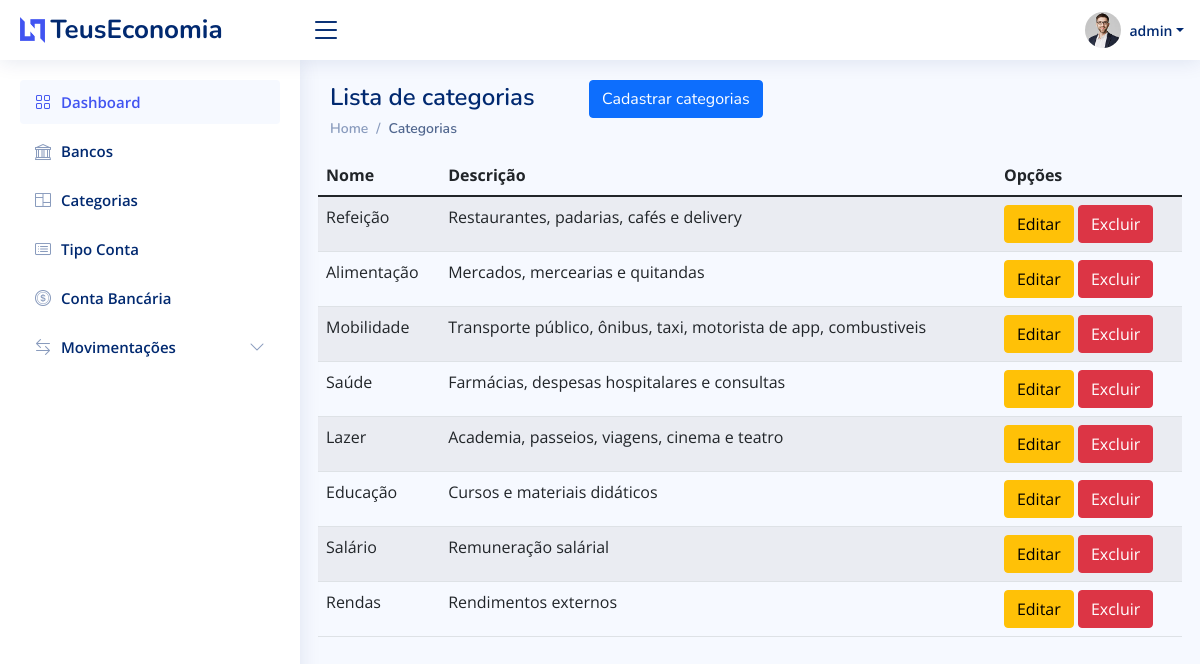
/listar/categorias/ (signed in), run on an earlier commit of the app's database.
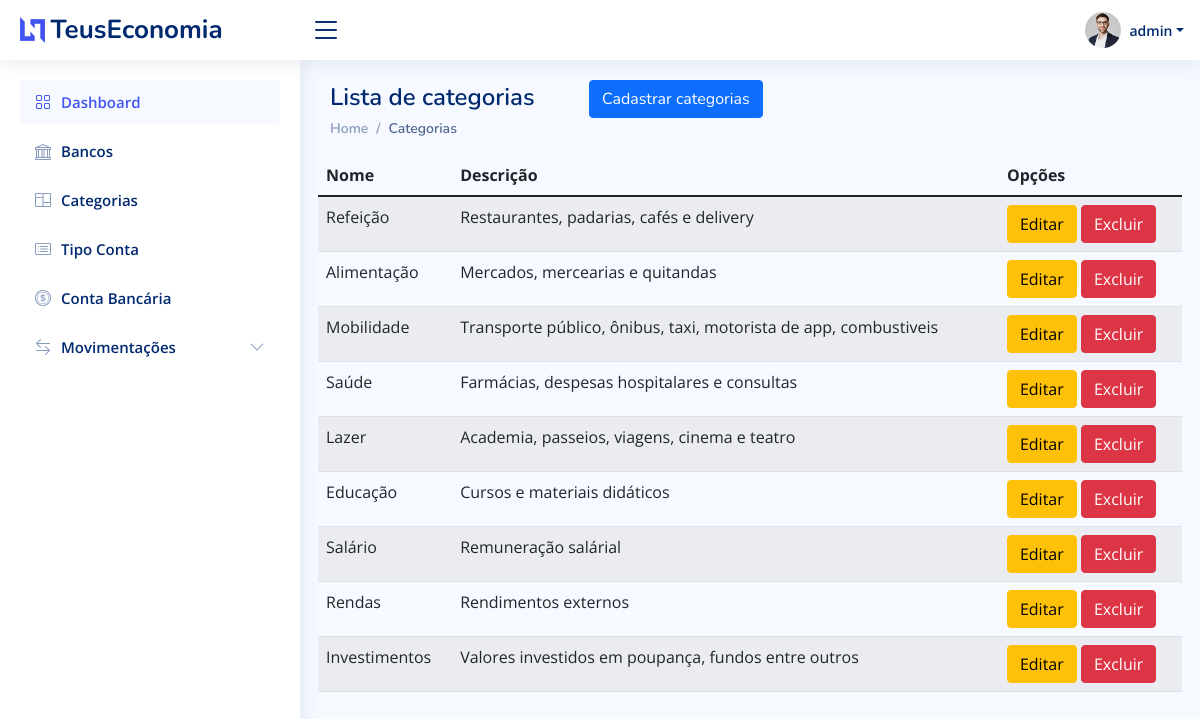
And on a later commit of the database.
### Paginas/models.py (models this page shows, shortened)
class Categoria(models.Model):
	nome = models.CharField(max_length=50)
	descricao = models.CharField(max_length=100, verbose_name="Descrição")
	tipo_movimetacao = models.CharField(max_length=2, choices=TIPO_MOVIMENTACOES, default="S")

### Paginas/views.py (the view)
# urls.py: path('listar/categorias/', CategoriaList.as_view(), name='listar-categoria'),
class CategoriaList(GroupRequiredMixin, LoginRequiredMixin, ListView):
	model = Categoria
	template_name = 'paginas/listas/categoria.html'
	group_required = u"Administrador"

### Paginas/templates/paginas/listas/categoria.html
{% extends 'paginas/modelo.html' %} {% load static %} {% block pagetitle %}
<h1>Lista de categorias
    <a href="{% url 'cadastrar-categoria' %}" class="btn btn-primary float-right ms-5">
		Cadastrar categorias
	</a>
</h1>
{% endblock %} {% block breadcrumb %}
<nav>
    <ol class="breadcrumb">
        <li class="breadcrumb-item"><a href="{% url 'index' %}">Home</a></li>
        <li class="breadcrumb-item active">Categorias</li>
    </ol>
</nav>
{% endblock %} {% block main %}
<table class="table table-striped">
    <thead>
        <tr>
            <th>Nome</th>
            <th>Descrição</th>
            <th>Opções</th>
        </tr>
    </thead>
    <tbody>
        {% for obj in object_list %}
        <tr>
            <td>{{ obj.nome }}</td>
            <td>{{ obj.descricao }}</td>
            <td>
                <a href="{% url 'editar-categoria' obj.pk %}" class="btn btn-warning">Editar</a>
                <a href="{% url 'excluir-categoria' obj.pk %}" class="btn btn-danger">Excluir</a>
            </td>
        </tr>
        {% empty %}
        <tr>
            <td colspan="100%">Nenhum registro encontrado.</td>
        </tr>
        {% endfor %}
    </tbody>
</table>
{% endblock %}

What changed in the data, as far as the page shows it:
added Categoria: nome "Investimentos", descricao "Valores investidos em poupança, fundos entre outros"
